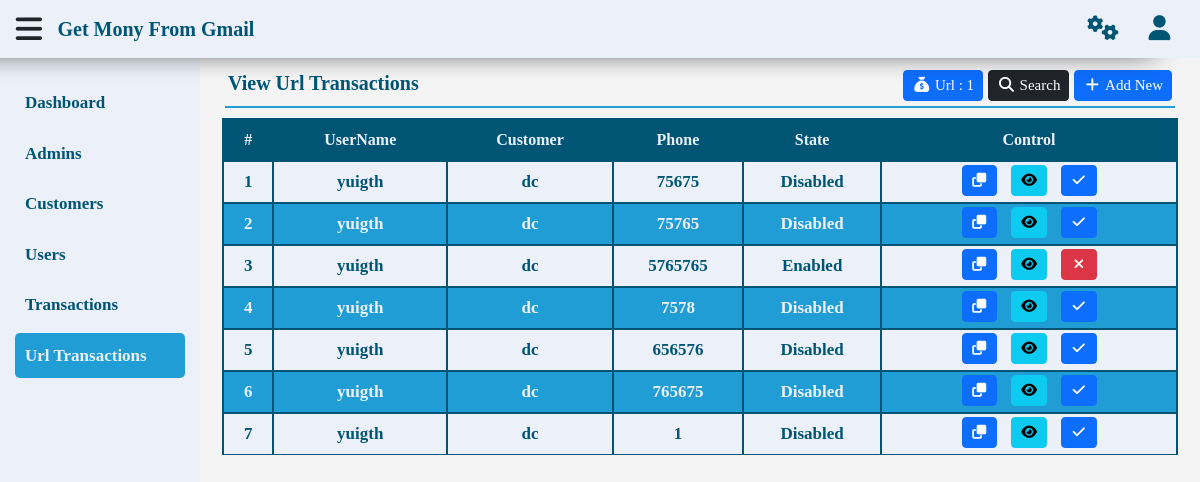
Page /gmr/urltransactions.php?Page=View&Customer=18 (signed in) on the committed database.
### tables this page shows
CREATE TABLE `url_transactions` (
  `id` int(11) NOT NULL,
  `username` text NOT NULL,
  `phone` text NOT NULL,
  `customer` text NOT NULL,
  `ut_url` varchar(255) NOT NULL,
  `ut_state` int(1) NOT NULL DEFAULT 0,
  `checked` tinyint(1) NOT NULL DEFAULT 0,
  `ut_date` timestamp NOT NULL DEFAULT current_timestamp(),
  `email_name` text NOT NULL
);

### gmr/function.php (called while the page is built, shortened)
<?php
function getItem($table, $value, $where, $select) {
    global $con;
    $statment = $con->prepare("SELECT * FROM $table WHERE $where");
    $statment->execute(array($value));
    $fetch = $statment->fetch();
    return $fetch[$select];
}
function getData ($table, $where = '1 = 1', $value = null, $by = 'id', $order = 'DESC', $limit = null) {
    global $con;
    $statment = $con->prepare("SELECT * FROM $table WHERE $where ORDER BY $by $order $limit");
    $statment->execute($value);
    return $statment->fetchAll();
}
function getCount ($table, $where = '1 = 1', $value = null) {
    global $con;
    $statment = $con->prepare("SELECT * FROM $table WHERE $where");
    $statment->execute($value);
    return $statment->rowCount();
}
function printName($number) {
    if ($number == 1) {
        return 'Enabled';
    } else {
        return 'Disabled';
    }
}

### gmr/inc/page/urltransactions/view.php (the view, shortened to what this page needs)
<?php
$where = '1 = ?';
$value = array(1);
if (isset($_GET['Customer'])) {
    $where = 'customer = ?';
    $value = array(getItem('customers',$_GET['Customer'],'id=?','fullname'));
} elseif (isset($_GET['User'])) {
    $where = 'username = ?';
    $value = array(getItem('users',$_GET['User'],'id=?','username'));
}
?>
<div class="content">
    <nav class="navbar navbar-expand-lg">
        <a class="navbar-brand">
            <span><?php echo $pageTitle ?></span>
        </a>
        <div class="collapse navbar-collapse" id="navbarSupportedContent">
            <ul class="navbar-nav me-auto mb-2 mb-lg-0">
                <li class="nav-item">
                    <a class="nav-link btn btn-primary btn-sm" aria-current="page" href="#">
                        <i class="fa fa-sack-dollar fa-fw"></i>
                        <span>
                            Url :
                            <?php echo getCount('url_transactions',"ut_state=1 and $where", $value)?>
                        </span>
                    </a>
                </li>
                <li class="nav-item">
                    <a class="nav-link btn btn-dark btn-sm" aria-current="page" href="#" id="search">
                        <i class="fa fa-search fa-fw"></i>
                        <span>Search</span>
                    </a>
                </li>
                <?php if (getCount('customers') > 0 && getCount('users') > 0) { ?>
                <li class="nav-item">
                    <a class="nav-link btn btn-primary btn-sm" aria-current="page" href="?Page=Add">
                        <i class="fa fa-add fa-fw"></i>
                        <span>Add New</span>
                    </a>
                </li>
                <?php } ?>
            </ul>
        </div>
    </nav>
    <div class="container">
        <div class="table-responsive">
            <table class="table">
                <thead>
                    <tr>
                        <th scope="col">#</th>
                        <th scope="col">UserName</th>
                        <th scope="col">Customer</th>
                        <th scope="col">Phone</th>
                        <th scope="col">State</th>
                        <th scope="col">Control</th>
                    </tr>
                </thead>
                <tbody>
                    <?php $i = 1; foreach (getData('url_transactions',$where,$value) as $all) { ?>
                    <tr>
                        <td><?php echo $i ?></td>
                        <td><?php echo $all['username'] ?></td>
                        <td><?php echo $all['customer'] ?></td>
                        <td><?php echo $all['phone'] ?></td>
                        <td><?php echo printName($all['ut_state']) ?></td>
                        <td>
                            <a
                                href="#"
                                class="btn btn-primary btn-sm copy"
                                data-clipboard-action="copy"
                                data-clipboard-target="#foo<?php echo $all['id']?>">
                                <i class="fa fa-copy fa-fw"></i>
                            </a>
                            <a href="<?php echo $all['ut_url'] ?>" class="btn btn-info btn-sm" target="_blank">
                                <i class="fa fa-eye fa-fw"></i>
                            </a>
                            <?php if (isset($_GET['Customer'])) { ?>
                            <?php if (getItem('url_transactions',$all['id'],'id=?','ut_state') == 0) { ?>
                            <a href="?Page=State&ID=<?php echo$all['id']?>&Customer=<?php echo$_GET['Customer']?>" class="btn btn-primary btn-sm">
                                <i class="fa fa-check fa-fw"></i>
                            </a>
                            <?php } else { ?>
                                <a href="?Page=State&ID=<?php echo$all['id']?>&Customer=<?php echo$_GET['Customer']?>" class="btn btn-danger btn-sm">
                                <i class="fa fa-xmark fa-fw"></i>
                            </a>
                            <?php } ?>
                            <?php } ?>
                        </td>
                    </tr>
                    <?php $i++; } ?>
                </tbody>
            </table>
        </div>
    </div>
</div>

### gmr/lay/css/style.css (style rules this page uses)
:root { --background: #ebf0f9; --primary: white; --secondry: #005575; --third: #219dd5; }
* { box-sizing: border-box; font-family: 'Cairo'; }
body { background-color: #f4f4f4; }
ul { list-style: none; }
a { text-decoration: none; }
P, ul, h1, h2, h3, h4, h5, h6 { margin: 0; padding: 0; }
.content { position: relative; top: 50px; left: 200px; width: calc(100% - 200px); transition: .3s; padding: 10px; }
.navbar { border-bottom: 2px solid var(--third); margin: 0 15px 10px; padding: 3px; }
.navbar .navbar-brand { color: var(--secondry); font-weight: bold; font-size: 20px; margin: 0; }
.navbar ul { margin: 5px 0; }
.navbar ul li:not(:last-of-type) { margin-right: 5px; }
.navbar ul a,.navbar ul a:hover,.navbar ul a:focus { padding: 3px; color: white; font-size: 15px; }
table thead { background-color: var(--secondry); color: var(--background); }
table tbody tr { color: var(--secondry); font-size: 17px; }
table tbody tr td { padding: 3px !important; font-weight: bold; }
table tbody tr:nth-child(odd) { background-color: var(--background); color: var(--secondry); }
table tbody tr:nth-child(even) { background-color: var(--third); color: var(--background); }
table th, table td { border: 2px solid var(--secondry); vertical-align: middle; text-align: center; }
table td a { display: block; margin: 0 5px 3px; }

### rows in the picture
url_transactions: username "yuigth", customer "dc", phone "75675", ut_state "Disabled"
url_transactions: username "yuigth", customer "dc", phone "75765", ut_state "Disabled"
url_transactions: username "yuigth", customer "dc", phone "5765765", ut_state "Enabled"
url_transactions: username "yuigth", customer "dc", phone "7578", ut_state "Disabled"
url_transactions: username "yuigth", customer "dc", phone "656576", ut_state "Disabled"
url_transactions: username "yuigth", customer "dc", phone "765675", ut_state "Disabled"
url_transactions: username "yuigth", customer "dc", phone "1", ut_state "Disabled"

### other values in the picture
$pageTitle "View Url Transactions"
getCount('url_transactions',"ut_state=1 and $where", $value) "1"
